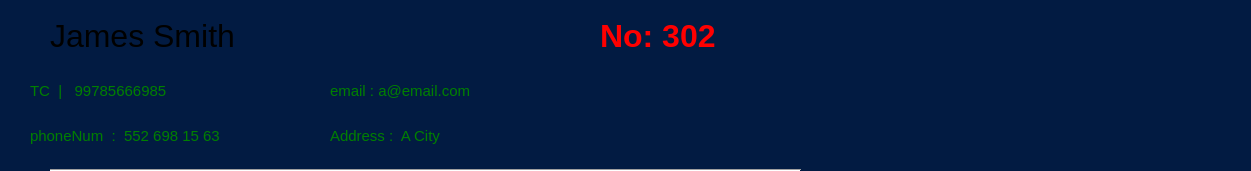
   <widget class="QWidget" name="info_header" native="true">
    <property name="geometry">
     <rect>
      <x>0</x>
      <y>0</y>
      <width>1251</width>
      <height>171</height>
     </rect>
    </property>
    <property name="palette">
     <palette>
      <active>
       <colorrole role="Button">
        <brush brushstyle="SolidPattern">
         <color alpha="255">
          <red>255</red>
          <green>255</green>
          <blue>255</blue>
         </color>
        </brush>
       </colorrole>
       <colorrole role="Text">
        <brush brushstyle="SolidPattern">
         <color alpha="255">
          <red>255</red>
          <green>255</green>
          <blue>255</blue>
         </color>
        </brush>
       </colorrole>
       <colorrole role="Base">
        <brush brushstyle="SolidPattern">
         <color alpha="255">
          <red>2</red>
          <green>27</green>
          <blue>66</blue>
         </color>
        </brush>
       </colorrole>
       <colorrole role="Window">
        <brush brushstyle="SolidPattern">
         <color alpha="255">
          <red>2</red>
          <green>27</green>
          <blue>66</blue>
         </color>
        </brush>
       </colorrole>
       <colorrole role="PlaceholderText">
        <brush brushstyle="SolidPattern">
         <color alpha="128">
          <red>255</red>
          <green>255</green>
          <blue>255</blue>
         </color>
        </brush>
       </colorrole>
      </active>
      <inactive>
       <colorrole role="Button">
        <brush brushstyle="SolidPattern">
         <color alpha="255">
          <red>255</red>
          <green>255</green>
          <blue>255</blue>
         </color>
        </brush>
       </colorrole>
       <colorrole role="Text">
        <brush brushstyle="SolidPattern">
         <color alpha="255">
          <red>255</red>
          <green>255</green>
          <blue>255</blue>
         </color>
        </brush>
       </colorrole>
       <colorrole role="Base">
        <brush brushstyle="SolidPattern">
         <color alpha="255">
          <red>2</red>
          <green>27</green>
          <blue>66</blue>
         </color>
        </brush>
       </colorrole>
       <colorrole role="Window">
        <brush brushstyle="SolidPattern">
         <color alpha="255">
          <red>2</red>
          <green>27</green>
          <blue>66</blue>
         </color>
        </brush>
       </colorrole>
       <colorrole role="PlaceholderText">
        <brush brushstyle="SolidPattern">
         <color alpha="128">
          <red>255</red>
          <green>255</green>
          <blue>255</blue>
         </color>
        </brush>
       </colorrole>
      </inactive>
      <disabled>
       <colorrole role="Button">
        <brush brushstyle="SolidPattern">
         <color alpha="255">
          <red>255</red>
          <green>255</green>
          <blue>255</blue>
         </color>
        </brush>
       </colorrole>
       <colorrole role="Text">
        <brush brushstyle="SolidPattern">
         <color alpha="255">
          <red>120</red>
          <green>120</green>
          <blue>120</blue>
         </color>
        </brush>
       </colorrole>
       <colorrole role="Base">
        <brush brushstyle="SolidPattern">
         <color alpha="255">
          <red>2</red>
          <green>27</green>
          <blue>66</blue>
         </color>
        </brush>
       </colorrole>
       <colorrole role="Window">
        <brush brushstyle="SolidPattern">
         <color alpha="255">
          <red>2</red>
          <green>27</green>
          <blue>66</blue>
         </color>
        </brush>
       </colorrole>
       <colorrole role="PlaceholderText">
        <brush brushstyle="SolidPattern">
         <color alpha="128">
          <red>0</red>
          <green>0</green>
          <blue>0</blue>
         </color>
        </brush>
       </colorrole>
      </disabled>
     </palette>
    </property>
    <property name="styleSheet">
     <string notr="true"/>
    </property>
    <widget class="QStackedWidget" name="info_header_stackedWidgets">
     <property name="geometry">
      <rect>
       <x>0</x>
       <y>0</y>
       <width>911</width>
       <height>171</height>
      </rect>
     </property>
     <property name="palette">
      <palette>
       <active>
        <colorrole role="Base">
         <brush brushstyle="SolidPattern">
          <color alpha="255">
           <red>255</red>
           <green>255</green>
           <blue>255</blue>
          </color>
         </brush>
        </colorrole>
       </active>
       <inactive>
        <colorrole role="Base">
         <brush brushstyle="SolidPattern">
          <color alpha="255">
           <red>255</red>
           <green>255</green>
           <blue>255</blue>
          </color>
         </brush>
        </colorrole>
       </inactive>
       <disabled>
        <colorrole role="Base">
         <brush brushstyle="SolidPattern">
          <color alpha="255">
           <red>2</red>
           <green>27</green>
           <blue>66</blue>
          </color>
         </brush>
        </colorrole>
       </disabled>
      </palette>
     </property>
     <property name="currentIndex">
      <number>0</number>
     </property>
     <widget class="QWidget" name="Pinfo">
      <property name="palette">
       <palette>
        <active>
         <colorrole role="Base">
          <brush brushstyle="SolidPattern">
           <color alpha="255">
            <red>255</red>
            <green>255</green>
            <blue>255</blue>
           </color>
          </brush>
         </colorrole>
         <colorrole role="Window">
          <brush brushstyle="SolidPattern">
           <color alpha="255">
            <red>255</red>
            <green>255</green>
            <blue>255</blue>
           </color>
          </brush>
         </colorrole>
        </active>
        <inactive>
         <colorrole role="Base">
          <brush brushstyle="SolidPattern">
           <color alpha="255">
            <red>255</red>
            <green>255</green>
            <blue>255</blue>
           </color>
          </brush>
         </colorrole>
         <colorrole role="Window">
          <brush brushstyle="SolidPattern">
           <color alpha="255">
            <red>255</red>
            <green>255</green>
            <blue>255</blue>
           </color>
          </brush>
         </colorrole>
        </inactive>
        <disabled>
         <colorrole role="Base">
          <brush brushstyle="SolidPattern">
           <color alpha="255">
            <red>255</red>
            <green>255</green>
            <blue>255</blue>
           </color>
          </brush>
         </colorrole>
         <colorrole role="Window">
          <brush brushstyle="SolidPattern">
           <color alpha="255">
            <red>255</red>
            <green>255</green>
            <blue>255</blue>
           </color>
          </brush>
         </colorrole>
        </disabled>
       </palette>
      </property>
      <widget class="QLabel" name="info_cusID_label">
       <property name="geometry">
        <rect>
         <x>600</x>
         <y>10</y>
         <width>241</width>
         <height>51</height>
        </rect>
       </property>
       <property name="palette">
        <palette>
         <active>
          <colorrole role="WindowText">
           <brush brushstyle="SolidPattern">
            <color alpha="255">
             <red>255</red>
             <green>0</green>
             <blue>0</blue>
            </color>
           </brush>
          </colorrole>
          <colorrole role="Text">
           <brush brushstyle="SolidPattern">
            <color alpha="255">
             <red>255</red>
             <green>0</green>
             <blue>0</blue>
            </color>
           </brush>
          </colorrole>
          <colorrole role="ButtonText">
           <brush brushstyle="SolidPattern">
            <color alpha="255">
             <red>255</red>
             <green>0</green>
             <blue>0</blue>
            </color>
           </brush>
          </colorrole>
          <colorrole role="PlaceholderText">
           <brush brushstyle="NoBrush">
            <color alpha="128">
             <red>255</red>
             <green>0</green>
             <blue>0</blue>
            </color>
           </brush>
          </colorrole>
         </active>
         <inactive>
          <colorrole role="WindowText">
           <brush brushstyle="SolidPattern">
            <color alpha="255">
             <red>255</red>
             <green>0</green>
             <blue>0</blue>
            </color>
           </brush>
          </colorrole>
          <colorrole role="Text">
           <brush brushstyle="SolidPattern">
            <color alpha="255">
             <red>255</red>
             <green>0</green>
             <blue>0</blue>
            </color>
           </brush>
          </colorrole>
          <colorrole role="ButtonText">
           <brush brushstyle="SolidPattern">
            <color alpha="255">
             <red>255</red>
             <green>0</green>
             <blue>0</blue>
            </color>
           </brush>
          </colorrole>
          <colorrole role="PlaceholderText">
           <brush brushstyle="NoBrush">
            <color alpha="128">
             <red>255</red>
             <green>0</green>
             <blue>0</blue>
            </color>
           </brush>
          </colorrole>
         </inactive>
         <disabled>
          <colorrole role="WindowText">
           <brush brushstyle="SolidPattern">
            <color alpha="255">
             <red>255</red>
             <green>0</green>
             <blue>0</blue>
            </color>
           </brush>
          </colorrole>
          <colorrole role="Text">
           <brush brushstyle="SolidPattern">
            <color alpha="255">
             <red>255</red>
             <green>0</green>
             <blue>0</blue>
            </color>
           </brush>
          </colorrole>
          <colorrole role="ButtonText">
           <brush brushstyle="SolidPattern">
            <color alpha="255">
             <red>255</red>
             <green>0</green>
             <blue>0</blue>
            </color>
           </brush>
          </colorrole>
          <colorrole role="PlaceholderText">
           <brush brushstyle="NoBrush">
            <color alpha="128">
             <red>255</red>
             <green>0</green>
             <blue>0</blue>
            </color>
           </brush>
          </colorrole>
         </disabled>
        </palette>
       </property>
       <property name="font">
        <font>
         <pointsize>24</pointsize>
         <weight>75</weight>
         <bold>true</bold>
        </font>
       </property>
       <property name="styleSheet">
        <string notr="true">color:Red</string>
       </property>
       <property name="text">
        <string>No: 302</string>
       </property>
      </widget>
      <widget class="QLabel" name="info_address_label">
       <property name="geometry">
        <rect>
         <x>330</x>
         <y>120</y>
         <width>561</width>
         <height>31</height>
        </rect>
       </property>
       <property name="font">
        <font>
         <pointsize>11</pointsize>
        </font>
       </property>
       <property name="styleSheet">
        <string notr="true">color: Green</string>
       </property>
       <property name="text">
        <string>Address :  A City</string>
       </property>
      </widget>
      <widget class="QLabel" name="info_cusName_label">
       <property name="geometry">
        <rect>
         <x>50</x>
         <y>10</y>
         <width>561</width>
         <height>51</height>
        </rect>
       </property>
       <property name="palette">
        <palette>
         <active>
          <colorrole role="WindowText">
           <brush brushstyle="SolidPattern">
            <color alpha="255">
             <red>0</red>
             <green>0</green>
             <blue>0</blue>
            </color>
           </brush>
          </colorrole>
          <colorrole role="Button">
           <brush brushstyle="SolidPattern">
            <color alpha="255">
             <red>255</red>
             <green>255</green>
             <blue>255</blue>
            </color>
           </brush>
          </colorrole>
          <colorrole role="Light">
           <brush brushstyle="SolidPattern">
            <color alpha="255">
             <red>255</red>
             <green>255</green>
             <blue>255</blue>
            </color>
           </brush>
          </colorrole>
          <colorrole role="Midlight">
           <brush brushstyle="SolidPattern">
            <color alpha="255">
             <red>255</red>
             <green>255</green>
             <blue>255</blue>
            </color>
           </brush>
          </colorrole>
          <colorrole role="Dark">
           <brush brushstyle="SolidPattern">
            <color alpha="255">
             <red>127</red>
             <green>127</green>
             <blue>127</blue>
            </color>
           </brush>
          </colorrole>
          <colorrole role="Mid">
           <brush brushstyle="SolidPattern">
            <color alpha="255">
             <red>170</red>
             <green>170</green>
             <blue>170</blue>
            </color>
           </brush>
          </colorrole>
          <colorrole role="Text">
           <brush brushstyle="SolidPattern">
            <color alpha="255">
             <red>0</red>
             <green>0</green>
             <blue>0</blue>
            </color>
           </brush>
          </colorrole>
          <colorrole role="BrightText">
           <brush brushstyle="SolidPattern">
            <color alpha="255">
             <red>255</red>
             <green>255</green>
             <blue>255</blue>
            </color>
           </brush>
          </colorrole>
          <colorrole role="ButtonText">
           <brush brushstyle="SolidPattern">
            <color alpha="255">
             <red>0</red>
             <green>0</green>
             <blue>0</blue>
            </color>
           </brush>
          </colorrole>
          <colorrole role="Base">
           <brush brushstyle="SolidPattern">
            <color alpha="255">
             <red>255</red>
             <green>255</green>
             <blue>255</blue>
            </color>
           </brush>
          </colorrole>
          <colorrole role="Window">
           <brush brushstyle="SolidPattern">
            <color alpha="255">
             <red>255</red>
             <green>255</green>
             <blue>255</blue>
            </color>
           </brush>
          </colorrole>
          <colorrole role="Shadow">
           <brush brushstyle="SolidPattern">
            <color alpha="255">
             <red>0</red>
             <green>0</green>
             <blue>0</blue>
            </color>
           </brush>
          </colorrole>
          <colorrole role="AlternateBase">
           <brush brushstyle="SolidPattern">
            <color alpha="255">
             <red>255</red>
             <green>255</green>
             <blue>255</blue>
            </color>
           </brush>
          </colorrole>
          <colorrole role="ToolTipBase">
           <brush brushstyle="SolidPattern">
            <color alpha="255">
             <red>255</red>
             <green>255</green>
             <blue>220</blue>
            </color>
           </brush>
          </colorrole>
          <colorrole role="ToolTipText">
           <brush brushstyle="SolidPattern">
            <color alpha="255">
             <red>0</red>
             <green>0</green>
             <blue>0</blue>
            </color>
           </brush>
          </colorrole>
          <colorrole role="PlaceholderText">
           <brush brushstyle="SolidPattern">
            <color alpha="128">
             <red>0</red>
             <green>0</green>
             <blue>0</blue>
            </color>
           </brush>
          </colorrole>
         </active>
         <inactive>
          <colorrole role="WindowText">
           <brush brushstyle="SolidPattern">
            <color alpha="255">
             <red>0</red>
             <green>0</green>
             <blue>0</blue>
            </color>
           </brush>
          </colorrole>
          <colorrole role="Button">
           <brush brushstyle="SolidPattern">
            <color alpha="255">
             <red>255</red>
             <green>255</green>
             <blue>255</blue>
            </color>
           </brush>
          </colorrole>
          <colorrole role="Light">
           <brush brushstyle="SolidPattern">
            <color alpha="255">
             <red>255</red>
             <green>255</green>
             <blue>255</blue>
            </color>
           </brush>
          </colorrole>
          <colorrole role="Midlight">
           <brush brushstyle="SolidPattern">
            <color alpha="255">
             <red>255</red>
             <green>255</green>
             <blue>255</blue>
            </color>
           </brush>
          </colorrole>
          <colorrole role="Dark">
           <brush brushstyle="SolidPattern">
            <color alpha="255">
             <red>127</red>
             <green>127</green>
             <blue>127</blue>
            </color>
           </brush>
          </colorrole>
          <colorrole role="Mid">
           <brush brushstyle="SolidPattern">
            <color alpha="255">
             <red>170</red>
             <green>170</green>
             <blue>170</blue>
            </color>
           </brush>
          </colorrole>
          <colorrole role="Text">
           <brush brushstyle="SolidPattern">
            <color alpha="255">
             <red>0</red>
             <green>0</green>
             <blue>0</blue>
            </color>
           </brush>
          </colorrole>
          <colorrole role="BrightText">
           <brush brushstyle="SolidPattern">
            <color alpha="255">
             <red>255</red>
             <green>255</green>
             <blue>255</blue>
            </color>
           </brush>
          </colorrole>
          <colorrole role="ButtonText">
           <brush brushstyle="SolidPattern">
            <color alpha="255">
             <red>0</red>
             <green>0</green>
             <blue>0</blue>
            </color>
           </brush>
          </colorrole>
          <colorrole role="Base">
           <brush brushstyle="SolidPattern">
            <color alpha="255">
             <red>255</red>
             <green>255</green>
             <blue>255</blue>
            </color>
           </brush>
          </colorrole>
          <colorrole role="Window">
           <brush brushstyle="SolidPattern">
            <color alpha="255">
             <red>255</red>
             <green>255</green>
             <blue>255</blue>
            </color>
           </brush>
          </colorrole>
          <colorrole role="Shadow">
           <brush brushstyle="SolidPattern">
            <color alpha="255">
             <red>0</red>
             <green>0</green>
             <blue>0</blue>
            </color>
           </brush>
          </colorrole>
          <colorrole role="AlternateBase">
           <brush brushstyle="SolidPattern">
            <color alpha="255">
             <red>255</red>
             <green>255</green>
             <blue>255</blue>
            </color>
           </brush>
          </colorrole>
          <colorrole role="ToolTipBase">
           <brush brushstyle="SolidPattern">
            <color alpha="255">
             <red>255</red>
             <green>255</green>
             <blue>220</blue>
            </color>
           </brush>
          </colorrole>
          <colorrole role="ToolTipText">
           <brush brushstyle="SolidPattern">
            <color alpha="255">
             <red>0</red>
             <green>0</green>
             <blue>0</blue>
            </color>
           </brush>
          </colorrole>
          <colorrole role="PlaceholderText">
           <brush brushstyle="SolidPattern">
            <color alpha="128">
             <red>0</red>
             <green>0</green>
             <blue>0</blue>
            </color>
           </brush>
          </colorrole>
         </inactive>
         <disabled>
          <colorrole role="WindowText">
           <brush brushstyle="SolidPattern">
            <color alpha="255">
             <red>127</red>
             <green>127</green>
             <blue>127</blue>
            </color>
           </brush>
          </colorrole>
          <colorrole role="Button">
           <brush brushstyle="SolidPattern">
            <color alpha="255">
             <red>255</red>
             <green>255</green>
             <blue>255</blue>
            </color>
           </brush>
          </colorrole>
          <colorrole role="Light">
           <brush brushstyle="SolidPattern">
            <color alpha="255">
             <red>255</red>
             <green>255</green>
             <blue>255</blue>
            </color>
           </brush>
          </colorrole>
          <colorrole role="Midlight">
           <brush brushstyle="SolidPattern">
            <color alpha="255">
             <red>255</red>
             <green>255</green>
             <blue>255</blue>
            </color>
           </brush>
          </colorrole>
          <colorrole role="Dark">
           <brush brushstyle="SolidPattern">
            <color alpha="255">
             <red>127</red>
             <green>127</green>
             <blue>127</blue>
            </color>
           </brush>
          </colorrole>
          <colorrole role="Mid">
           <brush brushstyle="SolidPattern">
            <color alpha="255">
             <red>170</red>
             <green>170</green>
             <blue>170</blue>
            </color>
           </brush>
          </colorrole>
          <colorrole role="Text">
           <brush brushstyle="SolidPattern">
            <color alpha="255">
             <red>127</red>
             <green>127</green>
             <blue>127</blue>
            </color>
           </brush>
          </colorrole>
          <colorrole role="BrightText">
           <brush brushstyle="SolidPattern">
            <color alpha="255">
             <red>255</red>
             <green>255</green>
             <blue>255</blue>
            </color>
           </brush>
          </colorrole>
          <colorrole role="ButtonText">
           <brush brushstyle="SolidPattern">
            <color alpha="255">
             <red>127</red>
             <green>127</green>
             <blue>127</blue>
            </color>
           </brush>
          </colorrole>
          <colorrole role="Base">
           <brush brushstyle="SolidPattern">
            <color alpha="255">
             <red>255</red>
             <green>255</green>
             <blue>255</blue>
            </color>
           </brush>
          </colorrole>
          <colorrole role="Window">
           <brush brushstyle="SolidPattern">
            <color alpha="255">
             <red>255</red>
             <green>255</green>
             <blue>255</blue>
            </color>
           </brush>
          </colorrole>
          <colorrole role="Shadow">
           <brush brushstyle="SolidPattern">
            <color alpha="255">
             <red>0</red>
             <green>0</green>
             <blue>0</blue>
            </color>
           </brush>
          </colorrole>
          <colorrole role="AlternateBase">
           <brush brushstyle="SolidPattern">
            <color alpha="255">
             <red>255</red>
             <green>255</green>
             <blue>255</blue>
            </color>
           </brush>
          </colorrole>
          <colorrole role="ToolTipBase">
           <brush brushstyle="SolidPattern">
            <color alpha="255">
             <red>255</red>
             <green>255</green>
             <blue>220</blue>
            </color>
           </brush>
          </colorrole>
          <colorrole role="ToolTipText">
           <brush brushstyle="SolidPattern">
            <color alpha="255">
             <red>0</red>
             <green>0</green>
             <blue>0</blue>
            </color>
           </brush>
          </colorrole>
          <colorrole role="PlaceholderText">
           <brush brushstyle="SolidPattern">
            <color alpha="128">
             <red>0</red>
             <green>0</green>
             <blue>0</blue>
            </color>
           </brush>
          </colorrole>
         </disabled>
        </palette>
       </property>
       <property name="font">
        <font>
         <pointsize>24</pointsize>
         <weight>50</weight>
         <bold>false</bold>
        </font>
       </property>
       <property name="text">
        <string>James Smith</string>
       </property>
      </widget>
      <widget class="QLabel" name="info_email_label">
       <property name="geometry">
        <rect>
         <x>330</x>
         <y>80</y>
         <width>361</width>
         <height>21</height>
        </rect>
       </property>
       <property name="font">
        <font>
         <pointsize>11</pointsize>
        </font>
       </property>
       <property name="styleSheet">
        <string notr="true">color: Green</string>
       </property>
       <property name="text">
        <string>email : a@email.com</string>
       </property>
      </widget>
      <widget class="QLabel" name="info_phoneNum_label">
       <property name="geometry">
        <rect>
         <x>30</x>
         <y>120</y>
         <width>271</width>
         <height>31</height>
        </rect>
       </property>
       <property name="font">
        <font>
         <pointsize>11</pointsize>
        </font>
       </property>
       <property name="styleSheet">
        <string notr="true">color: Green</string>
       </property>
       <property name="text">
        <string>phoneNum  :  552 698 15 63</string>
       </property>
      </widget>
      <widget class="QLabel" name="info_TC_label">
       <property name="geometry">
        <rect>
         <x>30</x>
         <y>80</y>
         <width>261</width>
         <height>21</height>
        </rect>
       </property>
       <property name="font">
        <font>
         <pointsize>11</pointsize>
        </font>
       </property>
       <property name="styleSheet">
        <string notr="true">color: Green</string>
       </property>
       <property name="text">
        <string>TC  |   99785666985</string>
       </property>
      </widget>
      <widget class="Line" name="line">
       <property name="geometry">
        <rect>
         <x>50</x>
         <y>160</y>
         <width>751</width>
         <height>20</height>
        </rect>
       </property>
       <property name="orientation">
        <enum>Qt::Horizontal</enum>
       </property>
      </widget>
     </widget>
    </widget>
   </widget>
